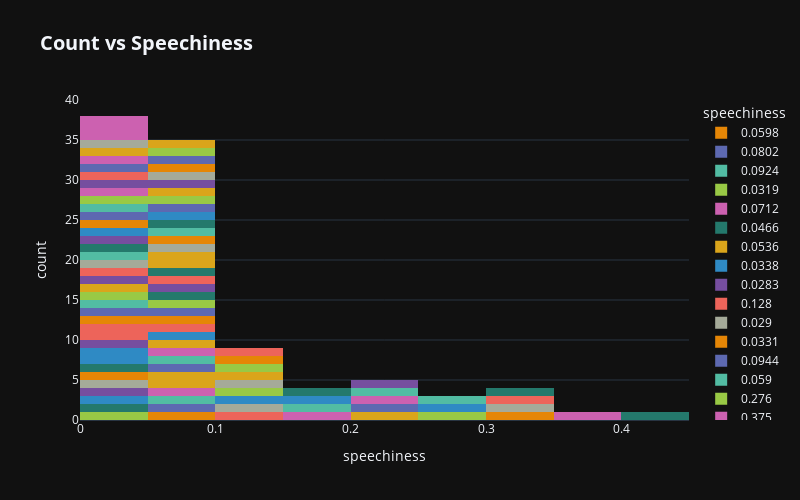

Notebook code cell kept with this figure:
### Code cell
Features_copy = Features.copy()
Features_copy['speechiness'] = \
    Features_copy['speechiness'].fillna('Null')

fig=px.histogram(Features_copy,
                 x = 'speechiness',
                 color = 'speechiness',
                 title="<b>Count vs Speechiness",
                 color_discrete_sequence=px.colors.qualitative.Vivid,
                 width=800, height=500)
fig.update_layout(template="plotly_dark")
fig.update_layout(title_font_size=20)
fig.show()

### Figure 1 — Plotly figure (JSON) as saved in the notebook; plotly's stock layout.template omitted (floating-point values rounded to 4 significant figures)
{"data": [{"alignmentgroup": "True", "bingroup": "x", "hovertemplate": "speechiness=%{x}<br>count=%{y}<extra></extra>", "legendgroup": "0.0598", "marker": {"color": "rgb(229, 134, 6)", "pattern": {"shape": ""}}, "name": "0.0598", "offsetgroup": "0.0598", "orientation": "v", "showlegend": true, "type": "histogram", "x": [0.0598], "xaxis": "x", "yaxis": "y"}, {"alignmentgroup": "True", "bingroup": "x", "hovertemplate": "speechiness=%{x}<br>count=%{y}<extra></extra>", "legendgroup": "0.0802", "marker": {"color": "rgb(93, 105, 177)", "pattern": {"shape": ""}}, "name": "0.0802", "offsetgroup": "0.0802", "orientation": "v", "showlegend": true, "type": "histogram", "x": [0.0802], "xaxis": "x", "yaxis": "y"}, {"alignmentgroup": "True", "bingroup": "x", "hovertemplate": "speechiness=%{x}<br>count=%{y}<extra></extra>", "legendgroup": "0.0924", "marker": {"color": "rgb(82, 188, 163)", "pattern": {"shape": ""}}, "name": "0.0924", "offsetgroup": "0.0924", "orientation": "v", "showlegend": true, "type": "histogram", "x": [0.0924], "xaxis": "x", "yaxis": "y"}, {"alignmentgroup": "True", "bingroup": "x", "hovertemplate": "speechiness=%{x}<br>count=%{y}<extra></extra>", "legendgroup": "0.0319", "marker": {"color": "rgb(153, 201, 69)", "pattern": {"shape": ""}}, "name": "0.0319", "offsetgroup": "0.0319", "orientation": "v", "showlegend": true, "type": "histogram", "x": [0.0319], "xaxis": "x", "yaxis": "y"}, {"alignmentgroup": "True", "bingroup": "x", "hovertemplate": "speechiness=%{x}<br>count=%{y}<extra></extra>", "legendgroup": "0.0712", "marker": {"color": "rgb(204, 97, 176)", "pattern": {"shape": ""}}, "name": "0.0712", "offsetgroup": "0.0712", "orientation": "v", "showlegend": true, "type": "histogram", "x": [0.0712], "xaxis": "x", "yaxis": "y"}, {"alignmentgroup": "True", "bingroup": "x", "hovertemplate": "speechiness=%{x}<br>count=%{y}<extra></extra>", "legendgroup": "0.0466", "marker": {"color": "rgb(36, 121, 108)", "pattern": {"shape": ""}}, "name": "0.0466", "offsetgroup": "0.0466", "orientation": "v", "showlegend": true, "type": "histogram", "x": [0.0466], "xaxis": "x", "yaxis": "y"}, {"alignmentgroup": "True", "bingroup": "x", "hovertemplate": "speechiness=%{x}<br>count=%{y}<extra></extra>", "legendgroup": "0.0536", "marker": {"color": "rgb(218, 165, 27)", "pattern": {"shape": ""}}, "name": "0.0536", "offsetgroup": "0.0536", "orientation": "v", "showlegend": true, "type": "histogram", "x": [0.0536, 0.0536], "xaxis": "x", "yaxis": "y"}, {"alignmentgroup": "True", "bingroup": "x", "hovertemplate": "speechiness=%{x}<br>count=%{y}<extra></extra>", "legendgroup": "0.0338", "marker": {"color": "rgb(47, 138, 196)", "pattern": {"shape": ""}}, "name": "0.0338", "offsetgroup": "0.0338", "orientation": "v", "showlegend": true, "type": "histogram", "x": [0.0338], "xaxis": "x", "yaxis": "y"}, {"alignmentgroup": "True", "bingroup": "x", "hovertemplate": "speechiness=%{x}<br>count=%{y}<extra></extra>", "legendgroup": "0.0283", "marker": {"color": "rgb(118, 78, 159)", "pattern": {"shape": ""}}, "name": "0.0283", "offsetgroup": "0.0283", "orientation": "v", "showlegend": true, "type": "histogram", "x": [0.0283], "xaxis": "x", "yaxis": "y"}, {"alignmentgroup": "True", "bingroup": "x", "hovertemplate": "speechiness=%{x}<br>count=%{y}<extra></extra>", "legendgroup": "0.128", "marker": {"color": "rgb(237, 100, 90)", "pattern": {"shape": ""}}, "name": "0.128", "offsetgroup": "0.128", "orientation": "v", "showlegend": true, "type": "histogram", "x": [0.128], "xaxis": "x", "yaxis": "y"}, {"alignmentgroup": "True", "bingroup": "x", "hovertemplate": "speechiness=%{x}<br>count=%{y}<extra></extra>", "legendgroup": "0.029", "marker": {"color": "rgb(165, 170, 153)", "pattern": {"shape": ""}}, "name": "0.029", "offsetgroup": "0.029", "orientation": "v", "showlegend": true, "type": "histogram", "x": [0.029], "xaxis": "x", "yaxis": "y"}, {"alignmentgroup": "True", "bingroup": "x", "hovertemplate": "speechiness=%{x}<br>count=%{y}<extra></extra>", "legendgroup": "0.0331", "marker": {"color": "rgb(229, 134, 6)", "pattern": {"shape": ""}}, "name": "0.0331", "offsetgroup": "0.0331", "orientation": "v", "showlegend": true, "type": "histogram", "x": [0.0331], "xaxis": "x", "yaxis": "y"}, {"alignmentgroup": "True", "bingroup": "x", "hovertemplate": "speechiness=%{x}<br>count=%{y}<extra></extra>", "legendgroup": "0.0944", "marker": {"color": "rgb(93, 105, 177)", "pattern": {"shape": ""}}, "name": "0.0944", "offsetgroup": "0.0944", "orientation": "v", "showlegend": true, "type": "histogram", "x": [0.0944], "xaxis": "x", "yaxis": "y"}, {"alignmentgroup": "True", "bingroup": "x", "hovertemplate": "speechiness=%{x}<br>count=%{y}<extra></extra>", "legendgroup": "0.059", "marker": {"color": "rgb(82, 188, 163)", "pattern": {"shape": ""}}, "name": "0.059", "offsetgroup": "0.059", "orientation": "v", "showlegend": true, "type": "histogram", "x": [0.059], "xaxis": "x", "yaxis": "y"}, {"alignmentgroup": "True", "bingroup": "x", "hovertemplate": "speechiness=%{x}<br>count=%{y}<extra></extra>", "legendgroup": "0.276", "marker": {"color": "rgb(153, 201, 69)", "pattern": {"shape": ""}}, "name": "0.276", "offsetgroup": "0.276", "orientation": "v", "showlegend": true, "type": "histogram", "x": [0.276], "xaxis": "x", "yaxis": "y"}, {"alignmentgroup": "True", "bingroup": "x", "hovertemplate": "speechiness=%{x}<br>count=%{y}<extra></extra>", "legendgroup": "0.375", "marker": {"color": "rgb(204, 97, 176)", "pattern": {"shape": ""}}, "name": "0.375", "offsetgroup": "0.375", "orientation": "v", "showlegend": true, "type": "histogram", "x": [0.375], "xaxis": "x", "yaxis": "y"}, {"alignmentgroup": "True", "bingroup": "x", "hovertemplate": "speechiness=%{x}<br>count=%{y}<extra></extra>", "legendgroup": "0.0296", "marker": {"color": "rgb(36, 121, 108)", "pattern": {"shape": ""}}, "name": "0.0296", "offsetgroup": "0.0296", "orientation": "v", "showlegend": true, "type": "histogram", "x": [0.0296], "xaxis": "x", "yaxis": "y"}, {"alignmentgroup": "True", "bingroup": "x", "hovertemplate": "speechiness=%{x}<br>count=%{y}<extra></extra>", "legendgroup": "0.2", "marker": {"color": "rgb(218, 165, 27)", "pattern": {"shape": ""}}, "name": "0.2", "offsetgroup": "0.2", "orientation": "v", "showlegend": true, "type": "histogram", "x": [0.2], "xaxis": "x", "yaxis": "y"}, {"alignmentgroup": "True", "bingroup": "x", "hovertemplate": "speechiness=%{x}<br>count=%{y}<extra></extra>", "legendgroup": "0.0484", "marker": {"color": "rgb(47, 138, 196)", "pattern": {"shape": ""}}, "name": "0.0484", "offsetgroup": "0.0484", "orientation": "v", "showlegend": true, "type": "histogram", "x": [0.0484, 0.0484], "xaxis": "x", "yaxis": "y"}, {"alignmentgroup": "True", "bingroup": "x", "hovertemplate": "speechiness=%{x}<br>count=%{y}<extra></extra>", "legendgroup": "0.0333", "marker": {"color": "rgb(118, 78, 159)", "pattern": {"shape": ""}}, "name": "0.0333", "offsetgroup": "0.0333", "orientation": "v", "showlegend": true, "type": "histogram", "x": [0.0333], "xaxis": "x", "yaxis": "y"}, {"alignmentgroup": "True", "bingroup": "x", "hovertemplate": "speechiness=%{x}<br>count=%{y}<extra></extra>", "legendgroup": "0.0465", "marker": {"color": "rgb(237, 100, 90)", "pattern": {"shape": ""}}, "name": "0.0465", "offsetgroup": "0.0465", "orientation": "v", "showlegend": true, "type": "histogram", "x": [0.0465, 0.0465], "xaxis": "x", "yaxis": "y"}, {"alignmentgroup": "True", "bingroup": "x", "hovertemplate": "speechiness=%{x}<br>count=%{y}<extra></extra>", "legendgroup": "0.109", "marker": {"color": "rgb(165, 170, 153)", "pattern": {"shape": ""}}, "name": "0.109", "offsetgroup": "0.109", "orientation": "v", "showlegend": true, "type": "histogram", "x": [0.109], "xaxis": "x", "yaxis": "y"}, {"alignmentgroup": "True", "bingroup": "x", "hovertemplate": "speechiness=%{x}<br>count=%{y}<extra></extra>", "legendgroup": "0.0359", "marker": {"color": "rgb(229, 134, 6)", "pattern": {"shape": ""}}, "name": "0.0359", "offsetgroup": "0.0359", "orientation": "v", "showlegend": true, "type": "histogram", "x": [0.0359], "xaxis": "x", "yaxis": "y"}, {"alignmentgroup": "True", "bingroup": "x", "hovertemplate": "speechiness=%{x}<br>count=%{y}<extra></extra>", "legendgroup": "0.0317", "marker": {"color": "rgb(93, 105, 177)", "pattern": {"shape": ""}}, "name": "0.0317", "offsetgroup": "0.0317", "orientation": "v", "showlegend": true, "type": "histogram", "x": [0.0317], "xaxis": "x", "yaxis": "y"}, {"alignmentgroup": "True", "bingroup": "x", "hovertemplate": "speechiness=%{x}<br>count=%{y}<extra></extra>", "legendgroup": "0.0336", "marker": {"color": "rgb(82, 188, 163)", "pattern": {"shape": ""}}, "name": "0.0336", "offsetgroup": "0.0336", "orientation": "v", "showlegend": true, "type": "histogram", "x": [0.0336], "xaxis": "x", "yaxis": "y"}, {"alignmentgroup": "True", "bingroup": "x", "hovertemplate": "speechiness=%{x}<br>count=%{y}<extra></extra>", "legendgroup": "0.0308", "marker": {"color": "rgb(153, 201, 69)", "pattern": {"shape": ""}}, "name": "0.0308", "offsetgroup": "0.0308", "orientation": "v", "showlegend": true, "type": "histogram", "x": [0.0308], "xaxis": "x", "yaxis": "y"}, {"alignmentgroup": "True", "bingroup": "x", "hovertemplate": "speechiness=%{x}<br>count=%{y}<extra></extra>", "legendgroup": "0.0557", "marker": {"color": "rgb(204, 97, 176)", "pattern": {"shape": ""}}, "name": "0.0557", "offsetgroup": "0.0557", "orientation": "v", "showlegend": true, "type": "histogram", "x": [0.0557], "xaxis": "x", "yaxis": "y"}, {"alignmentgroup": "True", "bingroup": "x", "hovertemplate": "speechiness=%{x}<br>count=%{y}<extra></extra>", "legendgroup": "0.438", "marker": {"color": "rgb(36, 121, 108)", "pattern": {"shape": ""}}, "name": "0.438", "offsetgroup": "0.438", "orientation": "v", "showlegend": true, "type": "histogram", "x": [0.438], "xaxis": "x", "yaxis": "y"}, {"alignmentgroup": "True", "bingroup": "x", "hovertemplate": "speechiness=%{x}<br>count=%{y}<extra></extra>", "legendgroup": "0.0395", "marker": {"color": "rgb(218, 165, 27)", "pattern": {"shape": ""}}, "name": "0.0395", "offsetgroup": "0.0395", "orientation": "v", "showlegend": true, "type": "histogram", "x": [0.0395], "xaxis": "x", "yaxis": "y"}, {"alignmentgroup": "True", "bingroup": "x", "hovertemplate": "speechiness=%{x}<br>count=%{y}<extra></extra>", "legendgroup": "0.145", "marker": {"color": "rgb(47, 138, 196)", "pattern": {"shape": ""}}, "name": "0.145", "offsetgroup": "0.145", "orientation": "v", "showlegend": true, "type": "histogram", "x": [0.145], "xaxis": "x", "yaxis": "y"}, {"alignmentgroup": "True", "bingroup": "x", "hovertemplate": "speechiness=%{x}<br>count=%{y}<extra></extra>", "legendgroup": "0.0464", "marker": {"color": "rgb(118, 78, 159)", "pattern": {"shape": ""}}, "name": "0.0464", "offsetgroup": "0.0464", "orientation": "v", "showlegend": true, "type": "histogram", "x": [0.0464], "xaxis": "x", "yaxis": "y"}, {"alignmentgroup": "True", "bingroup": "x", "hovertemplate": "speechiness=%{x}<br>count=%{y}<extra></extra>", "legendgroup": "0.0322", "marker": {"color": "rgb(237, 100, 90)", "pattern": {"shape": ""}}, "name": "0.0322", "offsetgroup": "0.0322", "orientation": "v", "showlegend": true, "type": "histogram", "x": [0.0322], "xaxis": "x", "yaxis": "y"}, {"alignmentgroup": "True", "bingroup": "x", "hovertemplate": "speechiness=%{x}<br>count=%{y}<extra></extra>", "legendgroup": "0.0364", "marker": {"color": "rgb(165, 170, 153)", "pattern": {"shape": ""}}, "name": "0.0364", "offsetgroup": "0.0364", "orientation": "v", "showlegend": true, "type": "histogram", "x": [0.0364], "xaxis": "x", "yaxis": "y"}, {"alignmentgroup": "True", "bingroup": "x", "hovertemplate": "speechiness=%{x}<br>count=%{y}<extra></extra>", "legendgroup": "0.334", "marker": {"color": "rgb(229, 134, 6)", "pattern": {"shape": ""}}, "name": "0.334", "offsetgroup": "0.334", "orientation": "v", "showlegend": true, "type": "histogram", "x": [0.334], "xaxis": "x", "yaxis": "y"}, {"alignmentgroup": "True", "bingroup": "x", "hovertemplate": "speechiness=%{x}<br>count=%{y}<extra></extra>", "legendgroup": "0.242", "marker": {"color": "rgb(93, 105, 177)", "pattern": {"shape": ""}}, "name": "0.242", "offsetgroup": "0.242", "orientation": "v", "showlegend": true, "type": "histogram", "x": [0.242], "xaxis": "x", "yaxis": "y"}, {"alignmentgroup": "True", "bingroup": "x", "hovertemplate": "speechiness=%{x}<br>count=%{y}<extra></extra>", "legendgroup": "0.03", "marker": {"color": "rgb(82, 188, 163)", "pattern": {"shape": ""}}, "name": "0.03", "offsetgroup": "0.03", "orientation": "v", "showlegend": true, "type": "histogram", "x": [0.03], "xaxis": "x", "yaxis": "y"}, {"alignmentgroup": "True", "bingroup": "x", "hovertemplate": "speechiness=%{x}<br>count=%{y}<extra></extra>", "legendgroup": "0.141", "marker": {"color": "rgb(153, 201, 69)", "pattern": {"shape": ""}}, "name": "0.141", "offsetgroup": "0.141", "orientation": "v", "showlegend": true, "type": "histogram", "x": [0.141], "xaxis": "x", "yaxis": "y"}, {"alignmentgroup": "True", "bingroup": "x", "hovertemplate": "speechiness=%{x}<br>count=%{y}<extra></extra>", "legendgroup": "0.231", "marker": {"color": "rgb(204, 97, 176)", "pattern": {"shape": ""}}, "name": "0.231", "offsetgroup": "0.231", "orientation": "v", "showlegend": true, "type": "histogram", "x": [0.231], "xaxis": "x", "yaxis": "y"}, {"alignmentgroup": "True", "bingroup": "x", "hovertemplate": "speechiness=%{x}<br>count=%{y}<extra></extra>", "legendgroup": "0.0382", "marker": {"color": "rgb(36, 121, 108)", "pattern": {"shape": ""}}, "name": "0.0382", "offsetgroup": "0.0382", "orientation": "v", "showlegend": true, "type": "histogram", "x": [0.0382], "xaxis": "x", "yaxis": "y"}, {"alignmentgroup": "True", "bingroup": "x", "hovertemplate": "speechiness=%{x}<br>count=%{y}<extra></extra>", "legendgroup": "0.0694", "marker": {"color": "rgb(218, 165, 27)", "pattern": {"shape": ""}}, "name": "0.0694", "offsetgroup": "0.0694", "orientation": "v", "showlegend": true, "type": "histogram", "x": [0.0694], "xaxis": "x", "yaxis": "y"}, {"alignmentgroup": "True", "bingroup": "x", "hovertemplate": "speechiness=%{x}<br>count=%{y}<extra></extra>", "legendgroup": "0.0523", "marker": {"color": "rgb(47, 138, 196)", "pattern": {"shape": ""}}, "name": "0.0523", "offsetgroup": "0.0523", "orientation": "v", "showlegend": true, "type": "histogram", "x": [0.0523], "xaxis": "x", "yaxis": "y"}, {"alignmentgroup": "True", "bingroup": "x", "hovertemplate": "speechiness=%{x}<br>count=%{y}<extra></extra>", "legendgroup": "0.0379", "marker": {"color": "rgb(118, 78, 159)", "pattern": {"shape": ""}}, "name": "0.0379", "offsetgroup": "0.0379", "orientation": "v", "showlegend": true, "type": "histogram", "x": [0.0379], "xaxis": "x", "yaxis": "y"}, {"alignmentgroup": "True", "bingroup": "x", "hovertemplate": "speechiness=%{x}<br>count=%{y}<extra></extra>", "legendgroup": "0.0751", "marker": {"color": "rgb(237, 100, 90)", "pattern": {"shape": ""}}, "name": "0.0751", "offsetgroup": "0.0751", "orientation": "v", "showlegend": true, "type": "histogram", "x": [0.0751], "xaxis": "x", "yaxis": "y"}, {"alignmentgroup": "True", "bingroup": "x", "hovertemplate": "speechiness=%{x}<br>count=%{y}<extra></extra>", "legendgroup": "0.102", "marker": {"color": "rgb(165, 170, 153)", "pattern": {"shape": ""}}, "name": "0.102", "offsetgroup": "0.102", "orientation": "v", "showlegend": true, "type": "histogram", "x": [0.102], "xaxis": "x", "yaxis": "y"}, {"alignmentgroup": "True", "bingroup": "x", "hovertemplate": "speechiness=%{x}<br>count=%{y}<extra></extra>", "legendgroup": "0.0688", "marker": {"color": "rgb(229, 134, 6)", "pattern": {"shape": ""}}, "name": "0.0688", "offsetgroup": "0.0688", "orientation": "v", "showlegend": true, "type": "histogram", "x": [0.0688], "xaxis": "x", "yaxis": "y"}, {"alignmentgroup": "True", "bingroup": "x", "hovertemplate": "speechiness=%{x}<br>count=%{y}<extra></extra>", "legendgroup": "0.0515", "marker": {"color": "rgb(93, 105, 177)", "pattern": {"shape": ""}}, "name": "0.0515", "offsetgroup": "0.0515", "orientation": "v", "showlegend": true, "type": "histogram", "x": [0.0515], "xaxis": "x", "yaxis": "y"}, {"alignmentgroup": "True", "bingroup": "x", "hovertemplate": "speechiness=%{x}<br>count=%{y}<extra></extra>", "legendgroup": "0.222", "marker": {"color": "rgb(82, 188, 163)", "pattern": {"shape": ""}}, "name": "0.222", "offsetgroup": "0.222", "orientation": "v", "showlegend": true, "type": "histogram", "x": [0.222], "xaxis": "x", "yaxis": "y"}, {"alignmentgroup": "True", "bingroup": "x", "hovertemplate": "speechiness=%{x}<br>count=%{y}<extra></extra>", "legendgroup": "0.0752", "marker": {"color": "rgb(153, 201, 69)", "pattern": {"shape": ""}}, "name": "0.0752", "offsetgroup": "0.0752", "orientation": "v", "showlegend": true, "type": "histogram", "x": [0.0752], "xaxis": "x", "yaxis": "y"}, {"alignmentgroup": "True", "bingroup": "x", "hovertemplate": "speechiness=%{x}<br>count=%{y}<extra></extra>", "legendgroup": "0.154", "marker": {"color": "rgb(204, 97, 176)", "pattern": {"shape": ""}}, "name": "0.154", "offsetgroup": "0.154", "orientation": "v", "showlegend": true, "type": "histogram", "x": [0.154], "xaxis": "x", "yaxis": "y"}, {"alignmentgroup": "True", "bingroup": "x", "hovertemplate": "speechiness=%{x}<br>count=%{y}<extra></extra>", "legendgroup": "0.0984", "marker": {"color": "rgb(36, 121, 108)", "pattern": {"shape": ""}}, "name": "0.0984", "offsetgroup": "0.0984", "orientation": "v", "showlegend": true, "type": "histogram", "x": [0.0984], "xaxis": "x", "yaxis": "y"}, {"alignmentgroup": "True", "bingroup": "x", "hovertemplate": "speechiness=%{x}<br>count=%{y}<extra></extra>", "legendgroup": "0.11", "marker": {"color": "rgb(218, 165, 27)", "pattern": {"shape": ""}}, "name": "0.11", "offsetgroup": "0.11", "orientation": "v", "showlegend": true, "type": "histogram", "x": [0.11], "xaxis": "x", "yaxis": "y"}, {"alignmentgroup": "True", "bingroup": "x", "hovertemplate": "speechiness=%{x}<br>count=%{y}<extra></extra>", "legendgroup": "0.0349", "marker": {"color": "rgb(47, 138, 196)", "pattern": {"shape": ""}}, "name": "0.0349", "offsetgroup": "0.0349", "orientation": "v", "showlegend": true, "type": "histogram", "x": [0.0349], "xaxis": "x", "yaxis": "y"}, {"alignmentgroup": "True", "bingroup": "x", "hovertemplate": "speechiness=%{x}<br>count=%{y}<extra></extra>", "legendgroup": "0.0578", "marker": {"color": "rgb(118, 78, 159)", "pattern": {"shape": ""}}, "name": "0.0578", "offsetgroup": "0.0578", "orientation": "v", "showlegend": true, "type": "histogram", "x": [0.0578], "xaxis": "x", "yaxis": "y"}, {"alignmentgroup": "True", "bingroup": "x", "hovertemplate": "speechiness=%{x}<br>count=%{y}<extra></extra>", "legendgroup": "0.0625", "marker": {"color": "rgb(237, 100, 90)", "pattern": {"shape": ""}}, "name": "0.0625", "offsetgroup": "0.0625", "orientation": "v", "showlegend": true, "type": "histogram", "x": [0.0625], "xaxis": "x", "yaxis": "y"}, {"alignmentgroup": "True", "bingroup": "x", "hovertemplate": "speechiness=%{x}<br>count=%{y}<extra></extra>", "legendgroup": "0.341", "marker": {"color": "rgb(165, 170, 153)", "pattern": {"shape": ""}}, "name": "0.341", "offsetgroup": "0.341", "orientation": "v", "showlegend": true, "type": "histogram", "x": [0.341], "xaxis": "x", "yaxis": "y"}, {"alignmentgroup": "True", "bingroup": "x", "hovertemplate": "speechiness=%{x}<br>count=%{y}<extra></extra>", "legendgroup": "0.0474", "marker": {"color": "rgb(229, 134, 6)", "pattern": {"shape": ""}}, "name": "0.0474", "offsetgroup": "0.0474", "orientation": "v", "showlegend": true, "type": "histogram", "x": [0.0474], "xaxis": "x", "yaxis": "y"}, {"alignmentgroup": "True", "bingroup": "x", "hovertemplate": "speechiness=%{x}<br>count=%{y}<extra></extra>", "legendgroup": "0.04", "marker": {"color": "rgb(93, 105, 177)", "pattern": {"shape": ""}}, "name": "0.04", "offsetgroup": "0.04", "orientation": "v", "showlegend": true, "type": "histogram", "x": [0.04], "xaxis": "x", "yaxis": "y"}, {"alignmentgroup": "True", "bingroup": "x", "hovertemplate": "speechiness=%{x}<br>count=%{y}<extra></extra>", "legendgroup": "0.0414", "marker": {"color": "rgb(82, 188, 163)", "pattern": {"shape": ""}}, "name": "0.0414", "offsetgroup": "0.0414", "orientation": "v", "showlegend": true, "type": "histogram", "x": [0.0414], "xaxis": "x", "yaxis": "y"}, {"alignmentgroup": "True", "bingroup": "x", "hovertemplate": "speechiness=%{x}<br>count=%{y}<extra></extra>", "legendgroup": "0.0363", "marker": {"color": "rgb(153, 201, 69)", "pattern": {"shape": ""}}, "name": "0.0363", "offsetgroup": "0.0363", "orientation": "v", "showlegend": true, "type": "histogram", "x": [0.0363], "xaxis": "x", "yaxis": "y"}, {"alignmentgroup": "True", "bingroup": "x", "hovertemplate": "speechiness=%{x}<br>count=%{y}<extra></extra>", "legendgroup": "0.0476", "marker": {"color": "rgb(204, 97, 176)", "pattern": {"shape": ""}}, "name": "0.0476", "offsetgroup": "0.0476", "orientation": "v", "showlegend": true, "type": "histogram", "x": [0.0476], "xaxis": "x", "yaxis": "y"}, {"alignmentgroup": "True", "bingroup": "x", "hovertemplate": "speechiness=%{x}<br>count=%{y}<extra></extra>", "legendgroup": "0.0738", "marker": {"color": "rgb(36, 121, 108)", "pattern": {"shape": ""}}, "name": "0.0738", "offsetgroup": "0.0738", "orientation": "v", "showlegend": true, "type": "histogram", "x": [0.0738], "xaxis": "x", "yaxis": "y"}, {"alignmentgroup": "True", "bingroup": "x", "hovertemplate": "speechiness=%{x}<br>count=%{y}<extra></extra>", "legendgroup": "0.0615", "marker": {"color": "rgb(218, 165, 27)", "pattern": {"shape": ""}}, "name": "0.0615", "offsetgroup": "0.0615", "orientation": "v", "showlegend": true, "type": "histogram", "x": [0.0615, 0.0615], "xaxis": "x", "yaxis": "y"}, {"alignmentgroup": "True", "bingroup": "x", "hovertemplate": "speechiness=%{x}<br>count=%{y}<extra></extra>", "legendgroup": "0.257", "marker": {"color": "rgb(47, 138, 196)", "pattern": {"shape": ""}}, "name": "0.257", "offsetgroup": "0.257", "orientation": "v", "showlegend": true, "type": "histogram", "x": [0.257], "xaxis": "x", "yaxis": "y"}, {"alignmentgroup": "True", "bingroup": "x", "hovertemplate": "speechiness=%{x}<br>count=%{y}<extra></extra>", "legendgroup": "0.044", "marker": {"color": "rgb(118, 78, 159)", "pattern": {"shape": ""}}, "name": "0.044", "offsetgroup": "0.044", "orientation": "v", "showlegend": true, "type": "histogram", "x": [0.044], "xaxis": "x", "yaxis": "y"}, {"alignmentgroup": "True", "bingroup": "x", "hovertemplate": "speechiness=%{x}<br>count=%{y}<extra></extra>", "legendgroup": "0.0321", "marker": {"color": "rgb(237, 100, 90)", "pattern": {"shape": ""}}, "name": "0.0321", "offsetgroup": "0.0321", "orientation": "v", "showlegend": true, "type": "histogram", "x": [0.0321], "xaxis": "x", "yaxis": "y"}, {"alignmentgroup": "True", "bingroup": "x", "hovertemplate": "speechiness=%{x}<br>count=%{y}<extra></extra>", "legendgroup": "0.0747", "marker": {"color": "rgb(165, 170, 153)", "pattern": {"shape": ""}}, "name": "0.0747", "offsetgroup": "0.0747", "orientation": "v", "showlegend": true, "type": "histogram", "x": [0.0747], "xaxis": "x", "yaxis": "y"}, {"alignmentgroup": "True", "bingroup": "x", "hovertemplate": "speechiness=%{x}<br>count=%{y}<extra></extra>", "legendgroup": "0.0824", "marker": {"color": "rgb(229, 134, 6)", "pattern": {"shape": ""}}, "name": "0.0824", "offsetgroup": "0.0824", "orientation": "v", "showlegend": true, "type": "histogram", "x": [0.0824], "xaxis": "x", "yaxis": "y"}, {"alignmentgroup": "True", "bingroup": "x", "hovertemplate": "speechiness=%{x}<br>count=%{y}<extra></extra>", "legendgroup": "0.0432", "marker": {"color": "rgb(93, 105, 177)", "pattern": {"shape": ""}}, "name": "0.0432", "offsetgroup": "0.0432", "orientation": "v", "showlegend": true, "type": "histogram", "x": [0.0432], "xaxis": "x", "yaxis": "y"}, {"alignmentgroup": "True", "bingroup": "x", "hovertemplate": "speechiness=%{x}<br>count=%{y}<extra></extra>", "legendgroup": "0.0601", "marker": {"color": "rgb(82, 188, 163)", "pattern": {"shape": ""}}, "name": "0.0601", "offsetgroup": "0.0601", "orientation": "v", "showlegend": true, "type": "histogram", "x": [0.0601], "xaxis": "x", "yaxis": "y"}, {"alignmentgroup": "True", "bingroup": "x", "hovertemplate": "speechiness=%{x}<br>count=%{y}<extra></extra>", "legendgroup": "0.111", "marker": {"color": "rgb(153, 201, 69)", "pattern": {"shape": ""}}, "name": "0.111", "offsetgroup": "0.111", "orientation": "v", "showlegend": true, "type": "histogram", "x": [0.111], "xaxis": "x", "yaxis": "y"}, {"alignmentgroup": "True", "bingroup": "x", "hovertemplate": "speechiness=%{x}<br>count=%{y}<extra></extra>", "legendgroup": "0.0493", "marker": {"color": "rgb(204, 97, 176)", "pattern": {"shape": ""}}, "name": "0.0493", "offsetgroup": "0.0493", "orientation": "v", "showlegend": true, "type": "histogram", "x": [0.0493], "xaxis": "x", "yaxis": "y"}, {"alignmentgroup": "True", "bingroup": "x", "hovertemplate": "speechiness=%{x}<br>count=%{y}<extra></extra>", "legendgroup": "0.0658", "marker": {"color": "rgb(36, 121, 108)", "pattern": {"shape": ""}}, "name": "0.0658", "offsetgroup": "0.0658", "orientation": "v", "showlegend": true, "type": "histogram", "x": [0.0658], "xaxis": "x", "yaxis": "y"}, {"alignmentgroup": "True", "bingroup": "x", "hovertemplate": "speechiness=%{x}<br>count=%{y}<extra></extra>", "legendgroup": "0.0442", "marker": {"color": "rgb(218, 165, 27)", "pattern": {"shape": ""}}, "name": "0.0442", "offsetgroup": "0.0442", "orientation": "v", "showlegend": true, "type": "histogram", "x": [0.0442], "xaxis": "x", "yaxis": "y"}, {"alignmentgroup": "True", "bingroup": "x", "hovertemplate": "speechiness=%{x}<br>count=%{y}<extra></extra>", "legendgroup": "0.0544", "marker": {"color": "rgb(47, 138, 196)", "pattern": {"shape": ""}}, "name": "0.0544", "offsetgroup": "0.0544", "orientation": "v", "showlegend": true, "type": "histogram", "x": [0.0544], "xaxis": "x", "yaxis": "y"}, {"alignmentgroup": "True", "bingroup": "x", "hovertemplate": "speechiness=%{x}<br>count=%{y}<extra></extra>", "legendgroup": "0.22", "marker": {"color": "rgb(118, 78, 159)", "pattern": {"shape": ""}}, "name": "0.22", "offsetgroup": "0.22", "orientation": "v", "showlegend": true, "type": "histogram", "x": [0.22], "xaxis": "x", "yaxis": "y"}, {"alignmentgroup": "True", "bingroup": "x", "hovertemplate": "speechiness=%{x}<br>count=%{y}<extra></extra>", "legendgroup": "0.336", "marker": {"color": "rgb(237, 100, 90)", "pattern": {"shape": ""}}, "name": "0.336", "offsetgroup": "0.336", "orientation": "v", "showlegend": true, "type": "histogram", "x": [0.336], "xaxis": "x", "yaxis": "y"}, {"alignmentgroup": "True", "bingroup": "x", "hovertemplate": "speechiness=%{x}<br>count=%{y}<extra></extra>", "legendgroup": "0.0323", "marker": {"color": "rgb(165, 170, 153)", "pattern": {"shape": ""}}, "name": "0.0323", "offsetgroup": "0.0323", "orientation": "v", "showlegend": true, "type": "histogram", "x": [0.0323], "xaxis": "x", "yaxis": "y"}, {"alignmentgroup": "True", "bingroup": "x", "hovertemplate": "speechiness=%{x}<br>count=%{y}<extra></extra>", "legendgroup": "0.123", "marker": {"color": "rgb(229, 134, 6)", "pattern": {"shape": ""}}, "name": "0.123", "offsetgroup": "0.123", "orientation": "v", "showlegend": true, "type": "histogram", "x": [0.123], "xaxis": "x", "yaxis": "y"}, {"alignmentgroup": "True", "bingroup": "x", "hovertemplate": "speechiness=%{x}<br>count=%{y}<extra></extra>", "legendgroup": "0.0859", "marker": {"color": "rgb(93, 105, 177)", "pattern": {"shape": ""}}, "name": "0.0859", "offsetgroup": "0.0859", "orientation": "v", "showlegend": true, "type": "histogram", "x": [0.0859], "xaxis": "x", "yaxis": "y"}, {"alignmentgroup": "True", "bingroup": "x", "hovertemplate": "speechiness=%{x}<br>count=%{y}<extra></extra>", "legendgroup": "0.167", "marker": {"color": "rgb(82, 188, 163)", "pattern": {"shape": ""}}, "name": "0.167", "offsetgroup": "0.167", "orientation": "v", "showlegend": true, "type": "histogram", "x": [0.167], "xaxis": "x", "yaxis": "y"}, {"alignmentgroup": "True", "bingroup": "x", "hovertemplate": "speechiness=%{x}<br>count=%{y}<extra></extra>", "legendgroup": "0.0804", "marker": {"color": "rgb(153, 201, 69)", "pattern": {"shape": ""}}, "name": "0.0804", "offsetgroup": "0.0804", "orientation": "v", "showlegend": true, "type": "histogram", "x": [0.0804], "xaxis": "x", "yaxis": "y"}, {"alignmentgroup": "True", "bingroup": "x", "hovertemplate": "speechiness=%{x}<br>count=%{y}<extra></extra>", "legendgroup": "0.0406", "marker": {"color": "rgb(204, 97, 176)", "pattern": {"shape": ""}}, "name": "0.0406", "offsetgroup": "0.0406", "orientation": "v", "showlegend": true, "type": "histogram", "x": [0.0406, 0.0406], "xaxis": "x", "yaxis": "y"}, {"alignmentgroup": "True", "bingroup": "x", "hovertemplate": "speechiness=%{x}<br>count=%{y}<extra></extra>", "legendgroup": "0.339", "marker": {"color": "rgb(36, 121, 108)", "pattern": {"shape": ""}}, "name": "0.339", "offsetgroup": "0.339", "orientation": "v", "showlegend": true, "type": "histogram", "x": [0.339], "xaxis": "x", "yaxis": "y"}, {"alignmentgroup": "True", "bingroup": "x", "hovertemplate": "speechiness=%{x}<br>count=%{y}<extra></extra>", "legendgroup": "0.0559", "marker": {"color": "rgb(218, 165, 27)", "pattern": {"shape": ""}}, "name": "0.0559", "offsetgroup": "0.0559", "orientation": "v", "showlegend": true, "type": "histogram", "x": [0.0559], "xaxis": "x", "yaxis": "y"}, {"alignmentgroup": "True", "bingroup": "x", "hovertemplate": "speechiness=%{x}<br>count=%{y}<extra></extra>", "legendgroup": "0.186", "marker": {"color": "rgb(47, 138, 196)", "pattern": {"shape": ""}}, "name": "0.186", "offsetgroup": "0.186", "orientation": "v", "showlegend": true, "type": "histogram", "x": [0.186], "xaxis": "x", "yaxis": "y"}, {"alignmentgroup": "True", "bingroup": "x", "hovertemplate": "speechiness=%{x}<br>count=%{y}<extra></extra>", "legendgroup": "0.0554", "marker": {"color": "rgb(118, 78, 159)", "pattern": {"shape": ""}}, "name": "0.0554", "offsetgroup": "0.0554", "orientation": "v", "showlegend": true, "type": "histogram", "x": [0.0554], "xaxis": "x", "yaxis": "y"}, {"alignmentgroup": "True", "bingroup": "x", "hovertemplate": "speechiness=%{x}<br>count=%{y}<extra></extra>", "legendgroup": "0.105", "marker": {"color": "rgb(237, 100, 90)", "pattern": {"shape": ""}}, "name": "0.105", "offsetgroup": "0.105", "orientation": "v", "showlegend": true, "type": "histogram", "x": [0.105], "xaxis": "x", "yaxis": "y"}, {"alignmentgroup": "True", "bingroup": "x", "hovertemplate": "speechiness=%{x}<br>count=%{y}<extra></extra>", "legendgroup": "0.0564", "marker": {"color": "rgb(165, 170, 153)", "pattern": {"shape": ""}}, "name": "0.0564", "offsetgroup": "0.0564", "orientation": "v", "showlegend": true, "type": "histogram", "x": [0.0564], "xaxis": "x", "yaxis": "y"}, {"alignmentgroup": "True", "bingroup": "x", "hovertemplate": "speechiness=%{x}<br>count=%{y}<extra></extra>", "legendgroup": "0.0959", "marker": {"color": "rgb(229, 134, 6)", "pattern": {"shape": ""}}, "name": "0.0959", "offsetgroup": "0.0959", "orientation": "v", "showlegend": true, "type": "histogram", "x": [0.0959], "xaxis": "x", "yaxis": "y"}, {"alignmentgroup": "True", "bingroup": "x", "hovertemplate": "speechiness=%{x}<br>count=%{y}<extra></extra>", "legendgroup": "0.0711", "marker": {"color": "rgb(93, 105, 177)", "pattern": {"shape": ""}}, "name": "0.0711", "offsetgroup": "0.0711", "orientation": "v", "showlegend": true, "type": "histogram", "x": [0.0711], "xaxis": "x", "yaxis": "y"}, {"alignmentgroup": "True", "bingroup": "x", "hovertemplate": "speechiness=%{x}<br>count=%{y}<extra></extra>", "legendgroup": "0.255", "marker": {"color": "rgb(82, 188, 163)", "pattern": {"shape": ""}}, "name": "0.255", "offsetgroup": "0.255", "orientation": "v", "showlegend": true, "type": "histogram", "x": [0.255], "xaxis": "x", "yaxis": "y"}, {"alignmentgroup": "True", "bingroup": "x", "hovertemplate": "speechiness=%{x}<br>count=%{y}<extra></extra>", "legendgroup": "0.0514", "marker": {"color": "rgb(153, 201, 69)", "pattern": {"shape": ""}}, "name": "0.0514", "offsetgroup": "0.0514", "orientation": "v", "showlegend": true, "type": "histogram", "x": [0.0514], "xaxis": "x", "yaxis": "y"}, {"alignmentgroup": "True", "bingroup": "x", "hovertemplate": "speechiness=%{x}<br>count=%{y}<extra></extra>", "legendgroup": "0.0281", "marker": {"color": "rgb(204, 97, 176)", "pattern": {"shape": ""}}, "name": "0.0281", "offsetgroup": "0.0281", "orientation": "v", "showlegend": true, "type": "histogram", "x": [0.0281], "xaxis": "x", "yaxis": "y"}, {"alignmentgroup": "True", "bingroup": "x", "hovertemplate": "speechiness=%{x}<br>count=%{y}<extra></extra>", "legendgroup": "0.153", "marker": {"color": "rgb(36, 121, 108)", "pattern": {"shape": ""}}, "name": "0.153", "offsetgroup": "0.153", "orientation": "v", "showlegend": true, "type": "histogram", "x": [0.153], "xaxis": "x", "yaxis": "y"}, {"alignmentgroup": "True", "bingroup": "x", "hovertemplate": "speechiness=%{x}<br>count=%{y}<extra></extra>", "legendgroup": "0.0773", "marker": {"color": "rgb(218, 165, 27)", "pattern": {"shape": ""}}, "name": "0.0773", "offsetgroup": "0.0773", "orientation": "v", "showlegend": true, "type": "histogram", "x": [0.0773], "xaxis": "x", "yaxis": "y"}], "layout": {"barmode": "relative", "height": 500, "legend": {"title": {"text": "speechiness"}, "tracegroupgap": 0}, "title": {"font": {"size": 20}, "text": "<b>Count vs Speechiness"}, "width": 800, "xaxis": {"anchor": "y", "categoryarray": [0.0598, 0.0802, 0.0924, 0.0319, 0.0712, 0.0466, 0.0536, 0.0338, 0.0283, 0.128, 0.029, 0.0331, 0.0944, 0.059, 0.276, 0.375, 0.0296, 0.2, 0.0484, 0.0333, 0.0465, 0.109, 0.0359, 0.0317, 0.0336, 0.0308, 0.0557, 0.438, 0.0395, 0.145, 0.0464, 0.0322, 0.0364, 0.334, 0.242, 0.03, 0.141, 0.231, 0.0382, 0.0694, 0.0523, 0.0379, 0.0751, 0.102, 0.0688, 0.0515, 0.222, 0.0752, 0.154, 0.0984, 0.11, 0.0349, 0.0578, 0.0625, 0.341, 0.0474, 0.04, 0.0414, 0.0363, 0.0476, 0.0738, 0.0615, 0.257, 0.044, 0.0321, 0.0747, 0.0824, 0.0432, 0.0601, 0.111, 0.0493, 0.0658, 0.0442, 0.0544, 0.22, 0.336, 0.0323, 0.123, 0.0859, 0.167, 0.0804, 0.0406, 0.339, 0.0559, 0.186, 0.0554, 0.105, 0.0564, 0.0959, 0.0711, 0.255, 0.0514, 0.0281, 0.153, 0.0773], "categoryorder": "array", "domain": [0, 1], "title": {"text": "speechiness"}}, "yaxis": {"anchor": "x", "domain": [0, 1], "title": {"text": "count"}}}}
